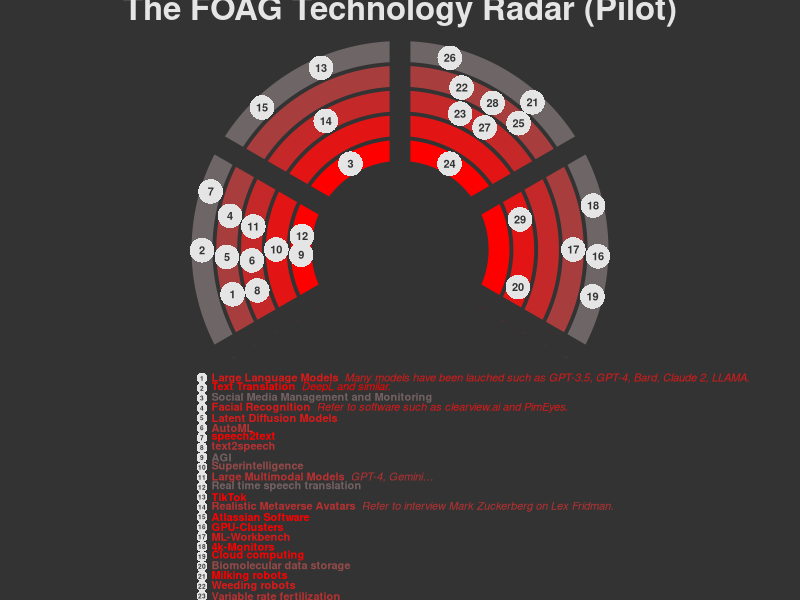

Write R code to recreate this figure.
#' ---
#' title: Script to generate a visualization of the technology radar
#' author: Damian Oswald
#' date: 2023-10-13
#' ---

#' Global parameters
rotation <- 10 # in degrees [0,360]

#' Attach packages to search path.
library(magrittr)

#' Read the data from a CSV file.
data <- read.csv("data.csv", sep = ";")

#' Omit data without Sector or Status information
data <- data[!as.logical(rowSums(data[,2:3]=="")),]

#' Change variable classes
for (i in c("Sector","Status")) data[,i] %<>% tolower %>% as.factor

#' Information relevant for the dynamic plotting
d <- nlevels(data[,"Status"])
g <- nlevels(data[,"Sector"])

#' Give an x and y axis position to every observation
data[,"x"] <- (as.integer(data[,"Sector"])-1)/(g-1)
data[,"y"] <- (as.integer(data[,"Status"])-1)/(d-1)

#' Add a x-axis bias such that no point overlaps
for (sector in levels(data[,"Sector"])) {
  for (status in levels(data[,"Status"])) {
    x <- data[data[,"Sector"]==sector & data[,"Status"]==status,"x"]
    while(any(diff(sort(x))<(1/g/5))) x <- data[data[,"Sector"]==sector & data[,"Status"]==status,"x"] + (lhs::randomLHS(length(x), 1) - 0.5)*1/(g+1)
    if(length(x)==0) next
    else data[data[,"Sector"]==sector & data[,"Status"]==status,"x"] <- x
  }
}

#' Open an empty SVG file.
svg("technology-radar.svg", width = 8, height = 12)

#' Set graphical parameters
par(bg = "gray20", mar = rep(3,4), fg = "gray90")
layout(c(1,1,2))
palette <- colorRampPalette(c("red","#517A7B"))

#' Set the plotting plane
plot(NA, xlim = c(-2,2), ylim = c(-1,2), axes = FALSE, xlab = "", ylab = "", asp = 1)

#' Add the rings and sector segments
rings <- seq(-pi*(g/((g-1)*2)), pi*(g/((g-1)*2)),l=500)
for (i in seq(1,2,0.25)) lines(sin(rings)*i, cos(rings)*i, lwd = 20, col = palette(7)[(i-1)*5+1])
for (i in seq(-g/((g-1)*2),g/((g-1)*2),l=g+1)) lines(x = c(0, 3*sin(i*pi)), y = c(0, 3*cos(i*pi)), col = par()$bg, lwd = 20)

#' Add the numbered white points
with(data, points((sin(x*pi - pi/2))*(y+1), cos(x*pi-pi/2)*(y+1), pch = 16, cex = 5, lwd = 3))
with(data, text((sin(x*pi - pi/2))*(y+1), cos(x*pi-pi/2)*(y+1), 1:nrow(data), col = par()$bg, font = 2))

#' Add text
for (i in 1:nrow(data)) {
  color <- palette(6)[6-as.integer(data[i,"Status"])]
  points(x = -2, y = -1.2 - i*0.1, cex = 2.2, xpd = NA, pch = 16)
  text(x = -2, y = -1.2 - i*0.1, labels = i, xpd = NA, cex = 0.6, font = 2, col = par()$bg)
  text(x = -1.97, y = - 1.215 - i*0.1, labels = bquote(bold(.(data[i,"Name"]))~~italic(.(data[i,"Description"]))), xpd = NA, pos = 4, font = 2, col = color)
}

#' Add a title
text(0, 2.4, "The FOAG Technology Radar (Pilot)", xpd = NA, cex = 3, font = 2)

dev.off()
